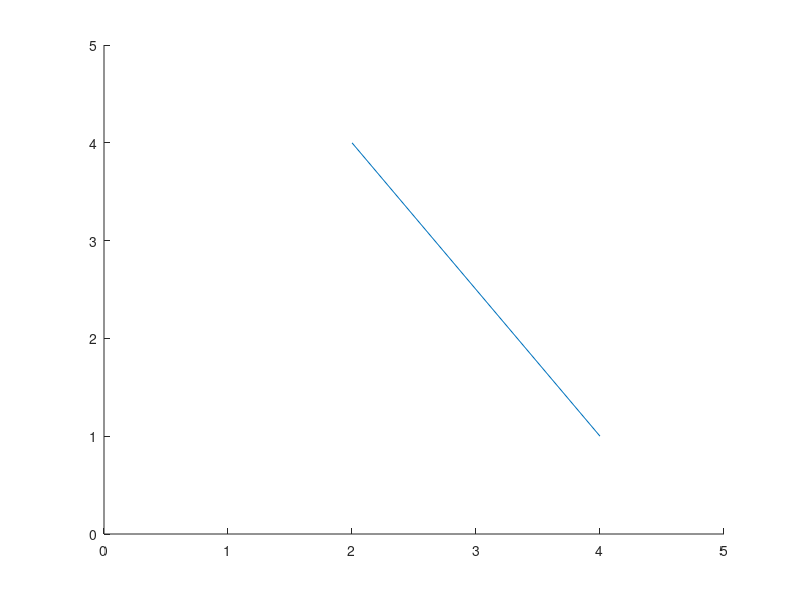
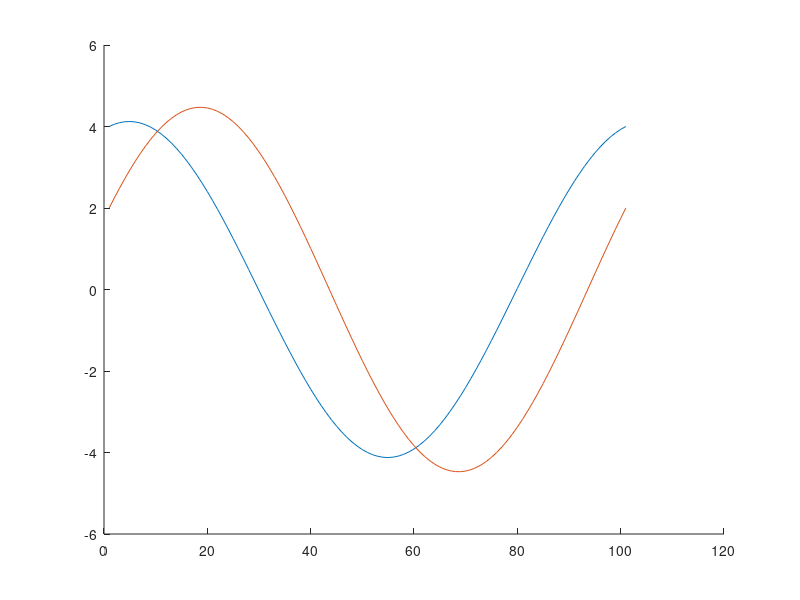

The MATLAB source for these figures, in order:
close all;
clear all;

x = [4, 2];
y = [1, 4];

figure(1);
xlim([0 5]); ylim([0 5]);
hold on;
plot(x, y);

theta = 0:2 * pi/100:2 * pi;
c1 = x(1) * cos(theta) + y(1) * sin(theta);
c2 = x(2) * cos(theta) + y(2) * sin(theta);

figure(2); hold on;
plot(c1); plot(c2);

